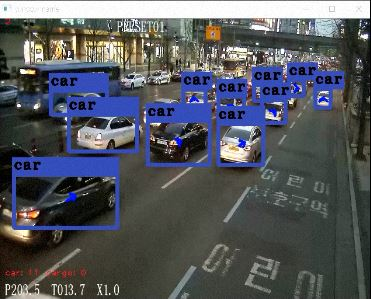
//> input picture Image/Detecting_Car.JPG, 371 x 299 px, given in place of the camera
$ ./linedrawing2   (built with g++ and OpenCV 4)
//> lines starting //> are read from the running program, lines starting //| are printed output that depends on the picture; after the words box and inside, x2 and y2 are one past the last pixel; in counts of white or black regions, pixels touching at a corner belong together
#include "cv.hpp" //Header
#include "opencv2/opencv.hpp" //Header include all

using namespace std;
using namespace cv;

int main(){
	int i = 0, count = 0, n_count=0;
	int positive_key = 0, negative_key = 0;
	int key, frame_rate = 30;
	VideoCapture capture = ("C:\\Users\\Administrator\\Desktop\\Study\\4학년\\공프기\\OpenCV\\TrafficExample\\traffic4.mp4");
	Mat src, det, gray, hough;
	Mat origin,canny;

	float positive=20, negative=-20;
	float temp_x1[100], temp_x2[100], temp_y1[100], temp_y2[100];
	float x1[100], x2[100], y1[100], y2[100], slide[100];
	float n_x1[100], n_x2[100], n_y1[100], n_y2[100], n_slide[100];


	Vec4i slope;

	Mat morph;
	Mat kernel = getStructuringElement(0, Size(5, 5));

	vector<Mat> v(3);


	capture >> src;
//> src is the input picture: 299 rows x 371 cols, CV_8UC3; mean B, G, R 93.7, 87.1, 83.9

	if (!src.data){
		printf("NO IMAGE\n");
		return -1;
	}

	while (capture.read(src)){

		//GaussianBlur(src, src, Size(3, 3), 0, 0);
		Canny(src, canny, 200, 400, 3);
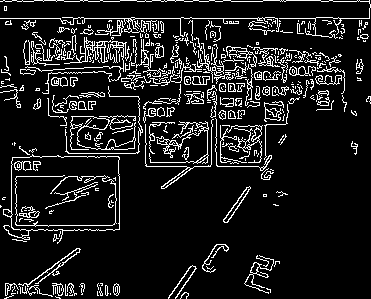
//> canny: 299 rows x 371 cols, CV_8UC1; 11.3% white in thin lines or dots
		morphologyEx(canny, canny, MORPH_CLOSE, kernel);
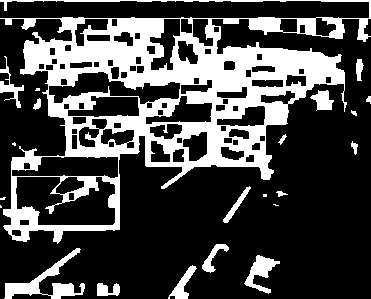
//> canny: 299 rows x 371 cols, CV_8UC1; 27.9% white; 22 white regions (6 under 20 px), largest, box (x1, y1, x2, y2) and area: (0, 0, 371, 244) 27168, (4, 248, 85, 299) 1135, (244, 255, 280, 294) 557

		vector<Vec4i> lines;
		HoughLinesP(canny, lines, 1, CV_PI / 180, 150, 100, 100);
//> lines = 65 lines (x1, y1, x2, y2), first 8: [0, 0, 370, 0], [0, 69, 360, 75], [0, 18, 370, 18], [23, 50, 362, 67], [6, 68, 360, 74], [23, 51, 362, 69], [24, 47, 363, 65], [0, 71, 360, 77]

		for (i = 0; i < lines.size(); i++){
			Vec4i l = lines[i];
			temp_x1[i] = l[0];
			temp_x2[i] = l[2];
			temp_y1[i] = l[1];
			temp_y2[i] = l[3];

			float temp = (temp_y2[i] - temp_y1[i]) / (temp_x2[i] - temp_x1[i]);

			if ((temp<20) && (temp>0.6)){//Positive
				slide[count] = temp;
				x1[count] = temp_x1[i];
				x2[count] = temp_x2[i];
				y1[count] = temp_y1[i];
				y2[count] = temp_y2[i];

				if (slide[count]<positive){
					positive = slide[count];
					positive_key = count;
				}

				count++;

				if (count >= 100)
					count = 0;
			}
			else if ((temp>-20) && (temp<-0.6)){//Negative
				n_slide[n_count] = temp;
				n_x1[n_count] = temp_x1[i];
				n_x2[n_count] = temp_x2[i];
				n_y1[n_count] = temp_y1[i];
				n_y2[n_count] = temp_y2[i];

				if (n_slide[n_count] > negative){
					negative = n_slide[n_count];
					negative_key = n_count;
				}
				n_count++;

				if (n_count >= 100)
					n_count = 0;
			}

			line(src, Point(x1[positive_key], y1[positive_key]), Point(x2[positive_key], y2[positive_key]), Scalar(0, 255, 255), 3);
			line(src, Point(n_x2[negative_key], n_y2[negative_key]), Point(n_x1[negative_key], n_y1[negative_key]), Scalar(0, 255, 255), 3);
		}
//> this loop made 65 passes
//> (l, temp, negative, negative_key) on pass 24: ([7, 298, 334, 69], -0.7, -0.7, 1)
//> (l, temp, negative) on pass 21: ([34, 293, 326, 1], -1, -1)
//> after the loop, temp_x1 = 100 values, max 36 at index 45, min 0 at index 0, mean 8.52; temp_x2 = 100 values, max 370 at index 0, min 0 at index 65, mean 227.9; temp_y1 = 100 values, max 298 at index 23, min 0 at index 0, mean 66.66; temp_y2 = 100 values, max 155 at index 61, min 0 at index 0, mean 39.89; slide = 100 values from 0 to 0; x1 = 100 values from 0 to 0; x2 = 100 values from 0 to 0; y1 = 100 values from 0 to 0; y2 = 100 values from 0 to 0; positive = 20; positive_key = 0; count = 0
		printf("1: %f, %f\n", positive, negative);
//| 1: 20.000000, -0.700306
		printf("2: %d, %d\n", positive_key, negative_key);
//| 2: 0, 1

		imshow("RESULT", src);
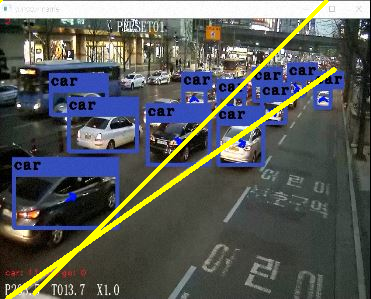
//> window 'RESULT': 299 rows x 371 cols, CV_8UC3; mean B, G, R 90, 92.5, 89.3
		imshow("Canny", canny);


		key = waitKey(frame_rate);
//> the Esc key is pressed

		if (key == 32){
			if (frame_rate == 30)
				frame_rate = 0;
			else if (frame_rate == 0)
				frame_rate = 30;
		}
		else if (key == 27)
			break;

	}

}

$ run again, on Image/Original.jpg
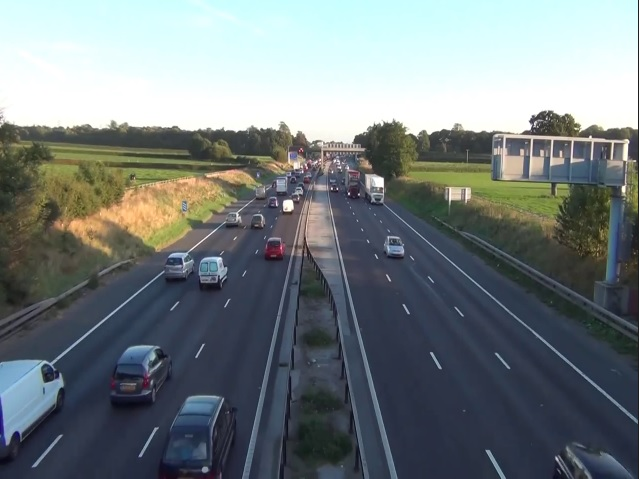
//> input picture Image/Original.jpg, 639 x 479 px, given in place of the camera
//> src is the input picture: 479 rows x 639 cols, CV_8UC3; mean B, G, R 126.8, 124.4, 115.8
//> `morphologyEx(canny, canny, MORPH_CLOSE, kernel);`:
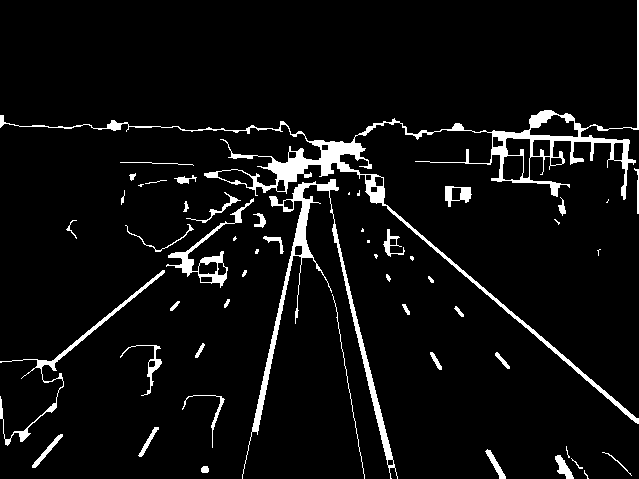
//> canny: 479 rows x 639 cols, CV_8UC1; 5.7% white; 53 white regions (14 under 20 px), largest, box (x1, y1, x2, y2) and area: (0, 0, 639, 424) 8349, (242, 179, 398, 479) 3540, (0, 270, 165, 446) 1118
//> lines = 25 lines (x1, y1, x2, y2), first 8: [301, 131, 637, 423], [314, 141, 638, 422], [242, 474, 319, 140], [0, 403, 324, 141], [315, 140, 390, 467], [313, 141, 391, 478], [242, 478, 320, 140], [0, 405, 325, 142]
//> the loop `for (i = 0; i < lines.size(); i++)` made 25 passes
//> (l, temp, positive, positive_key) on passes 2, 10, 16: ([314, 141, 638, 422], 0.867, 0.867, 1), ([283, 121, 638, 419], 0.839, 0.839, 4), ([280, 121, 638, 421], 0.838, 0.838, 5)
//> after the loop `for (i = 0; i < lines.size(); i++)`: positive = 0.838; positive_key = 5; count = 7
//| 1: 0.837989, -0.808050
//| 2: 5, 7
//> `imshow("RESULT", src);`:
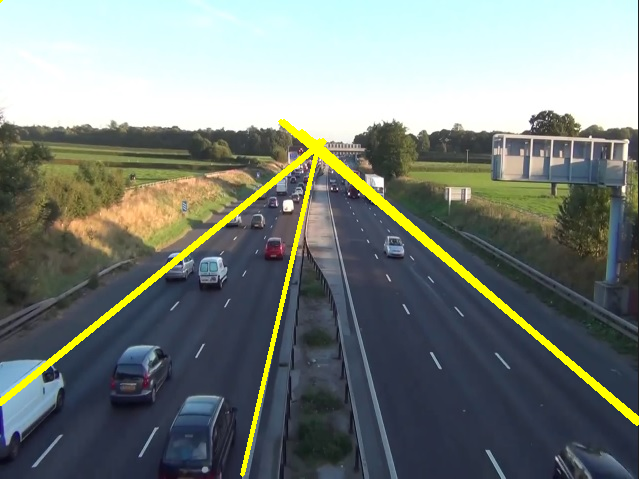
//> window 'RESULT': 479 rows x 639 cols, CV_8UC3; mean B, G, R 123.5, 128.6, 120.1

$ run again, on Image/Original_Rotating.JPG
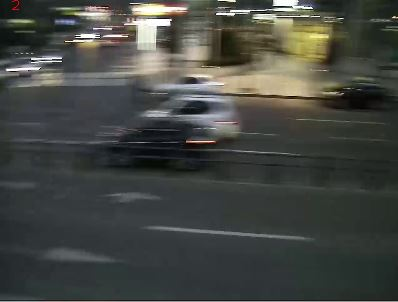
//> input picture Image/Original_Rotating.JPG, 398 x 302 px, given in place of the camera
//> src is the input picture: 302 rows x 398 cols, CV_8UC3; mean B, G, R 66.3, 70.8, 68.3
//> `Canny(src, canny, 200, 400, 3);`:
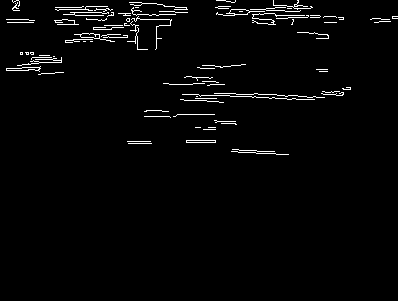
//> canny: 302 rows x 398 cols, CV_8UC1; 2.7% white in thin lines or dots
//> `morphologyEx(canny, canny, MORPH_CLOSE, kernel);`:
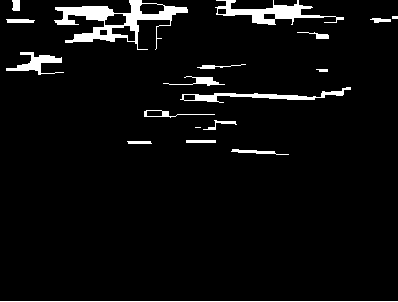
//> canny: 302 rows x 398 cols, CV_8UC1; 5.1% white; 19 white regions (2 under 20 px), largest, box (x1, y1, x2, y2) and area: (54, 0, 188, 50) 2128, (215, 0, 344, 25) 1118, (180, 87, 351, 103) 710
//> lines = 6 lines (x1, y1, x2, y2): [0, 301, 397, 301], [13, 7, 390, 20], [13, 5, 390, 19], [20, 22, 312, 7], [7, 22, 311, 6], [14, 5, 397, 18]
//> the loop `for (i = 0; i < lines.size(); i++)` made 6 passes
//> (l, temp) on passes 1 to 6: ([0, 301, 397, 301], 0), ([13, 7, 390, 20], 0.0345), ([13, 5, 390, 19], 0.0371), ([20, 22, 312, 7], -0.0514), ([7, 22, 311, 6], -0.0526), ([14, 5, 397, 18], 0.0339)
//> after the loop `for (i = 0; i < lines.size(); i++)`: slide = 100 values from 0 to 0; positive = 20; positive_key = 0; n_slide = 100 values from 0 to 0
//| 1: 20.000000, -20.000000
//| 2: 0, 0
